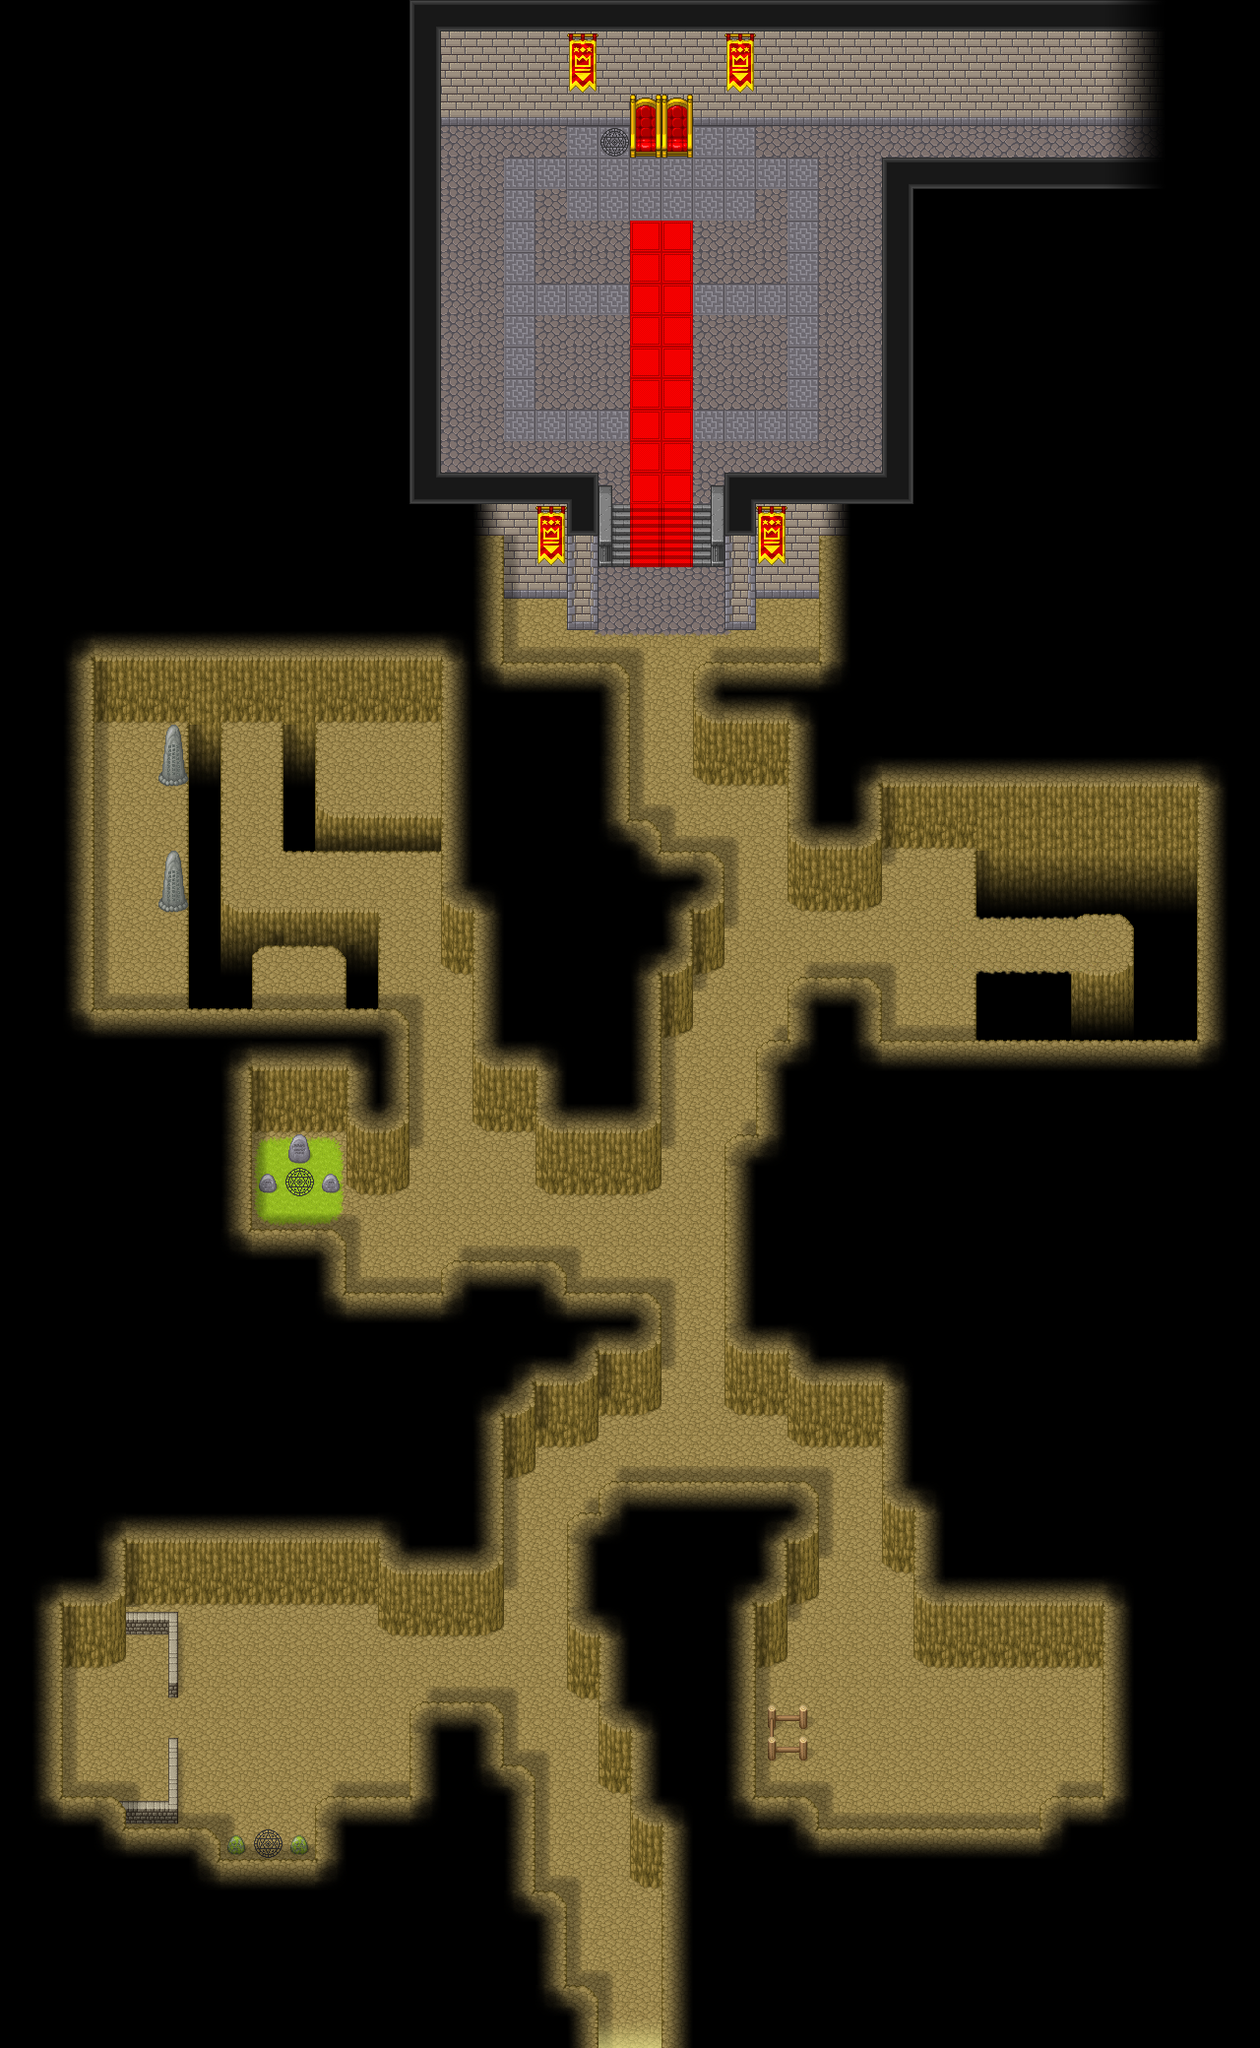

This is a level from a 2D game, rendered from its Tiled map with the project's own tilesets. A one-line summary and the map file follow, with tile-layer data summarised:
An orthogonal 40x65 tile map with 32x32 px tiles, 9 tile layers (background, background_2, terrain, terrain_2, ...) and 288 objects (8x object.eventObject, 7x player.startingPosition, 5x object.key_wall, 4x object.switch, 3x object.spawnPoint, ...).

<map version="1.5" tiledversion="1.7.2" orientation="orthogonal" renderorder="right-down" width="40" height="65" tilewidth="32" tileheight="32" infinite="0" nextlayerid="17" nextobjectid="1217">
 <properties>
  <property name="above_player_layers" value="[4, 5]" />
  <property name="background_layers" value="[0, 1, 2, 3]" />
  <property name="dungeon_level" value="true" />
  <property name="invisible_paths_layer" value="[8]" />
  <property name="mini_map_config_path" value="config/menu/maps/demo_2/level_5.json" />
  <property name="shadow_layers" value="[6, 7]" />
 </properties>
 <tileset firstgid="1" source="tileset/tileset_pipoya_32.tsx" />
 <layer id="1" name="background" width="40" height="65" locked="1">
  <data>[2600 cells, 1136 non-empty, 19 distinct tile ids]</data>
 </layer>
 <layer id="2" name="background_2" width="40" height="65" locked="1">
  <data>[2600 cells, 598 non-empty, 40 distinct tile ids]</data>
 </layer>
 <layer id="5" name="terrain" width="40" height="65" locked="1">
  <data>[2600 cells, 33 non-empty, 20 distinct tile ids]</data>
 </layer>
 <layer id="16" name="terrain_2" width="40" height="65" locked="1">
  <data>[2600 cells, 4 non-empty, 3 distinct tile ids]</data>
 </layer>
 <layer id="8" name="shadow_underlying" width="40" height="65" locked="1">
  <data>[2600 cells, 172 non-empty, 3 distinct tile ids]</data>
 </layer>
 <layer id="10" name="background_above_player" width="40" height="65" locked="1">
  <data>[2600 cells, 199 non-empty, 14 distinct tile ids]</data>
 </layer>
 <layer id="3" name="shadows" width="40" height="65" locked="1">
  <data>[2600 cells, 192 non-empty, 6 distinct tile ids]</data>
 </layer>
 <layer id="4" name="shadows_2" width="40" height="65" locked="1">
  <data>[2600 cells, 370 non-empty, 16 distinct tile ids]</data>
 </layer>
 <layer id="14" name="invisible_paths_background" width="40" height="65" locked="1">
  <data>[2600 cells, 10 non-empty, 6 distinct tile ids]</data>
 </layer>
 <objectgroup id="11" name="objects">
  <!-- 55 objects omitted --></objectgroup>
 <objectgroup id="12" name="physics" locked="1">
  <!-- 204 objects omitted --></objectgroup>
 <objectgroup id="13" name="unreachable_area_physics">
  <!-- 28 objects omitted --></objectgroup>
 <objectgroup id="15" name="ground_physics" locked="1">
  <!-- 1 objects omitted --></objectgroup>
</map>
<!-- 288 of 288 objects omitted -->
